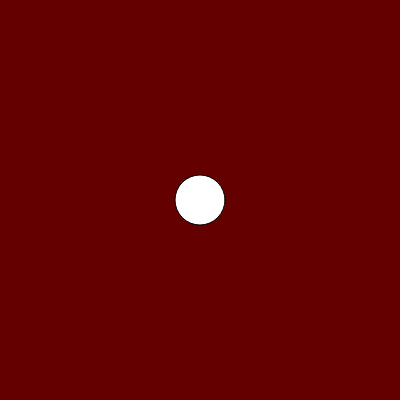
Frame 1 (no input)
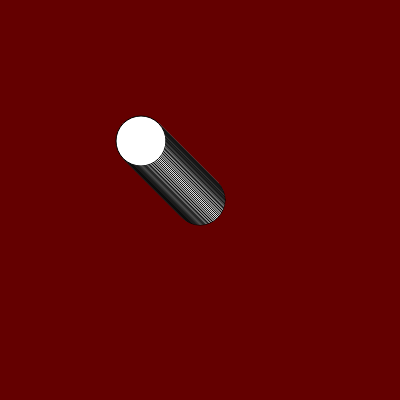
Frame 60 (no input)
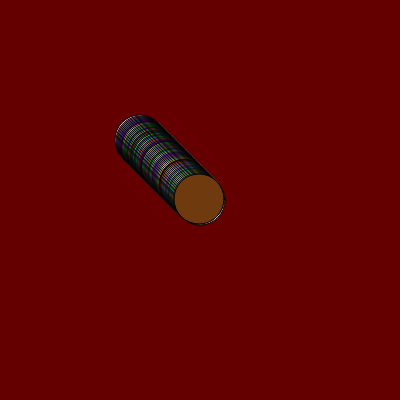
Frame 120 (the mouse pressed at the canvas centre since frame 60)

The p5.js sketch that drew these frames (run headless with seeded random() and noise() and a simulated clock; from frame 60 on, the mouse is pressed at the canvas centre):

// p5.js sketch
// ── sketch.js
let cor;
let posicaoHorizontal;
let posicaoVertical; 

function setup() {

    createCanvas(400, 400);
    background(color(100, 0, 0));
    cor = "color(random(0, 255), random(0, 255), random(0,255))";
    posicaoHorizontal = 200;
    posicaoVertical = 200;
    }

function draw() {

     fill(cor);
    circle(posicaoHorizontal, posicaoVertical, 50);

    if(mouseX < posicaoHorizontal) {
    posicaoHorizontal = posicaoHorizontal - 1;  }

    if(mouseX > posicaoHorizontal) {
    posicaoHorizontal = posicaoHorizontal + 1;  }

if(mouseY < posicaoVertical) {
    posicaoVertical  -- }

if(mouseY > posicaoVertical) {
    posicaoVertical  ++  }

    if(mouseIsPressed) {
    cor = color(random(0, 255), random(0, 255), random(0,255)),
random(0, 100);
    }
}
